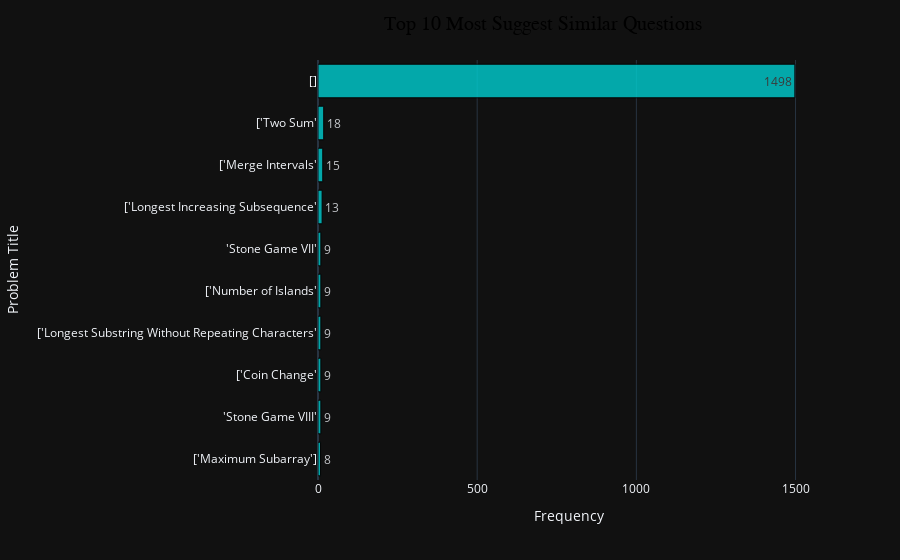

Source (notebook cell):
### Code cell
similar_df = df[df['similar_questions'].notna() & (df['similar_questions'] != "['']")]['similar_questions'].apply(eval).explode().value_counts(ascending=True).reset_index()
similar_df = similar_df[-10:]

fig = px.bar(similar_df, x='count', y='similar_questions',
             orientation='h',
             text_auto='.s'
)

fig.update_layout(
    title_text='Top 10 Most Suggest Similar Questions',
    title_font=dict(size=20, family='Arial', color='black'),
    title_x=0.78,
    xaxis_title='Frequency',
    yaxis_title='Problem Title',
)

fig.update_traces(marker_color = '#00CED1', marker_line_color = 'black',
                  marker_line_width = 1, opacity = 0.8)

fig.show()

### Figure 1 — Plotly figure (JSON) as saved in the notebook; plotly's stock layout.template omitted (floating-point values rounded to 4 significant figures)
{"data": [{"hovertemplate": "count=%{x}<br>similar_questions=%{y}<extra></extra>", "legendgroup": "", "marker": {"color": "#00CED1", "pattern": {"shape": ""}, "line": {"color": "black", "width": 1}}, "name": "", "orientation": "h", "showlegend": false, "textposition": "auto", "texttemplate": "%{x:.s}", "x": [8, 9, 9, 9, 9, 9, 13, 15, 18, 1498], "xaxis": "x", "y": ["['Maximum Subarray']", "'Stone Game VIII'", "['Coin Change'", "['Longest Substring Without Repeating Characters'", "['Number of Islands'", "'Stone Game VII'", "['Longest Increasing Subsequence'", "['Merge Intervals'", "['Two Sum'", "[]"], "yaxis": "y", "type": "bar", "opacity": 0.8}], "layout": {"xaxis": {"anchor": "y", "domain": [0.0, 1.0], "title": {"text": "Frequency"}}, "yaxis": {"anchor": "x", "domain": [0.0, 1.0], "title": {"text": "Problem Title"}}, "legend": {"tracegroupgap": 0}, "margin": {"t": 60}, "barmode": "relative", "title": {"font": {"size": 20, "family": "Arial", "color": "black"}, "text": "Top 10 Most Suggest Similar Questions", "x": 0.78}}}
